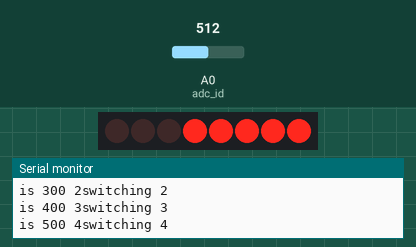
This sketch was run on a simulated Arduino Leonardo, built with avr-gcc and run on an emulated ATmega32U4. On the bench: 8 shift-register outputs drawn as a row of LEDs (first output left, lit = HIGH), the last lines printed to the serial monitor. Wiring (inferred from the names in the program): shift register (74HC595): data pin 12; shift clock pin 9; latch pin 11. Wiring (inferred from the signals the program sends): row of LEDs: on Q0, Q1, Q2, Q3, Q4, Q5, Q6, Q7. Inputs (shaded band) come from the test bench; at power-on: A0 (adc_id) = 512.

Above: at 1.8 s.
1.9 s: A0 (adc_id) set to 481
At 2.3 s:
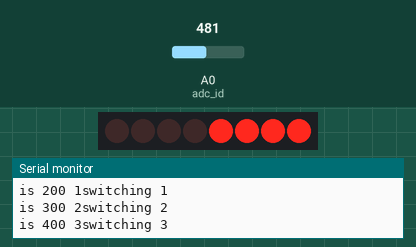
3.5 s: A0 (adc_id) set to 810
At 5.1 s:
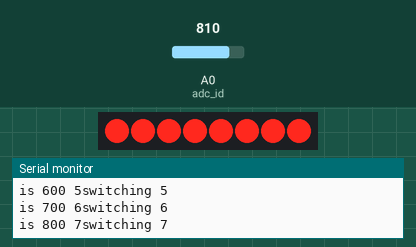
6.6 s: A0 (adc_id) set to 791
At 7.6 s:
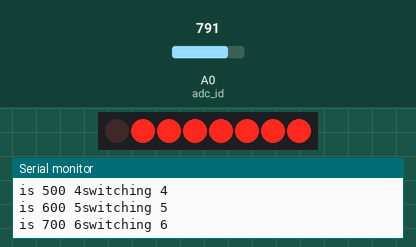
10.6 s: A0 (adc_id) set to 213
At 12.2 s:
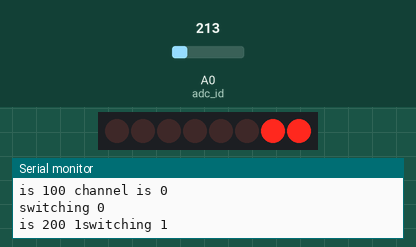
12.5 s: A0 (adc_id) set to 190
At 13.6 s:
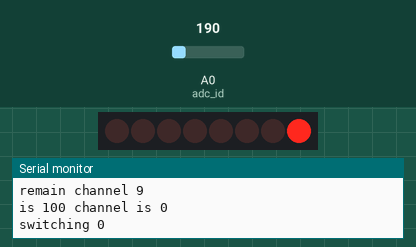
14.5 s: A0 (adc_id) set to 610
At 15.6 s:
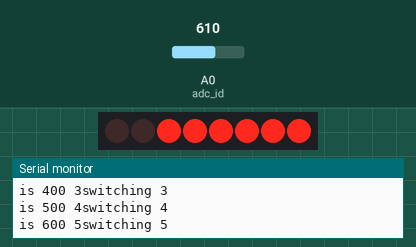
Timing chart, 0 to 17.5 s (numbered marks = the images above; inputs shaded):
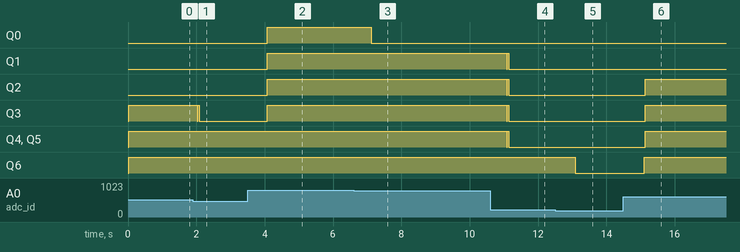

The sketch:

Water_level_working.ino
```cpp
int ch = 0;
int adc_id = 0;
int HistoryValue = 0;
int latchPin = 11;
int clockPin = 9;
int dataPin = 12;
int tDelay = 1000;

byte leds = 0;
void updateShiftRegister()
{
   digitalWrite(latchPin, LOW);
   shiftOut(dataPin, clockPin, LSBFIRST, leds);
   digitalWrite(latchPin, HIGH);
}
void setup()
{
  pinMode(latchPin, OUTPUT);
  pinMode(dataPin, OUTPUT);
  pinMode(clockPin, OUTPUT);
  Serial.begin(9600);
  while (! Serial); // Wait untilSerial is ready - Leonardo
}
void loop()
{
      ch = 9;
      leds = 0;
      updateShiftRegister();
      Serial.println("Cleared");
      int value = analogRead(adc_id); // get adc value
      Serial.print("got value ");
      Serial.println(value);
      Serial.print("remain channel ");
      Serial.println(ch);
      //if(((HistoryValue>=value) && ((HistoryValue - value) > 10)) || ((HistoryValue<value) && ((value - HistoryValue) > 10)))
      //{
      if (value >= 100){
        ch = 0;
        Serial.print("is 100 ");
        Serial.print("channel is ");
        Serial.println(ch);
        if (ch >= 0 && ch <= 7){
          Serial.print("switching ");
          Serial.println(ch);
          int led = ch - 0;
          bitSet(leds, ch);
          updateShiftRegister();
        }
      }
      if (value >= 200){
        ch = 1;
        Serial.print("is 200 ");
        Serial.print(ch);
        if (ch >= 0 && ch <= 7){
          Serial.print("switching ");
          Serial.println(ch);
          int led = ch - 0;
          bitSet(leds, ch);
          updateShiftRegister();
        }
      }
      if (value >= 300){
        ch = 2;
        Serial.print("is 300 ");
        Serial.print(ch);
        if (ch >= 0 && ch <= 7){
          Serial.print("switching ");
          Serial.println(ch);
          int led = ch - 0;
          bitSet(leds, ch);
          updateShiftRegister();
        }
      }
      if (value >= 400){
        ch = 3;
        Serial.print("is 400 ");
        Serial.print(ch);
        if (ch >= 0 && ch <= 7){
          Serial.print("switching ");
          Serial.println(ch);
          int led = ch - 0;
          bitSet(leds, ch);
          updateShiftRegister();
        }
      }
      if (value >= 500){
        ch = 4;
        Serial.print("is 500 ");
        Serial.print(ch);
        if (ch >= 0 && ch <= 7){
          Serial.print("switching ");
          Serial.println(ch);
          int led = ch - 0;
          bitSet(leds, ch);
          updateShiftRegister();
        }
      }
      if (value >= 600){
        ch = 5;
        Serial.print("is 600 ");
        Serial.print(ch);
        if (ch >= 0 && ch <= 7){
          Serial.print("switching ");
          Serial.println(ch);
          int led = ch - 0;
          bitSet(leds, ch);
          updateShiftRegister();
        }
      }
      if (value >= 700){
        ch = 6;
        Serial.print("is 700 ");
        Serial.print(ch);
        if (ch >= 0 && ch <= 7){
          Serial.print("switching ");
          Serial.println(ch);
          int led = ch - 0;
          bitSet(leds, ch);
          updateShiftRegister();
        }
      }
      if (value >= 800){
        ch = 7;
        Serial.print("is 800 ");
        Serial.print(ch);
        if (ch >= 0 && ch <= 7){
          Serial.print("switching ");
          Serial.println(ch);
          int led = ch - 0;
          bitSet(leds, ch);
          updateShiftRegister();
        }
      }
//      if (ch >= 0 && ch <= 7){
//      Serial.print("switching ");
//      Serial.println(ch);
//      int led = ch - 0;
//      bitSet(leds, ch);
//      updateShiftRegister();
      delay(tDelay);
      }
```

Measured:
- the behaviour switches between 500 and 499 on A0 (adc_id) (found by bisection; images 0 and 1)
- the behaviour switches between 800 and 799 on A0 (adc_id) (found by bisection; images 2 and 3)
- the behaviour switches between 200 and 199 on A0 (adc_id) (found by bisection; images 4 and 5)
- after the input at 1.9 s, Q3: HIGH → LOW after 0.13 s, → HIGH 0.01 s later, → LOW 0.04 s later
- after the input at 3.5 s, Q0–3: LOW → HIGH after 0.58 s
- after the input at 6.6 s, Q0: HIGH → LOW after 0.52 s
- after the input at 10.6 s, Q1–5: HIGH → LOW after 0.49 s, → HIGH 0.01 s later, → LOW 0.04 s later
- after the input at 12.5 s, Q6: HIGH → LOW after 0.59 s
- after the input at 14.5 s, Q2–5: LOW → HIGH after 0.64 s; Q6: LOW → HIGH after 0.60 s
